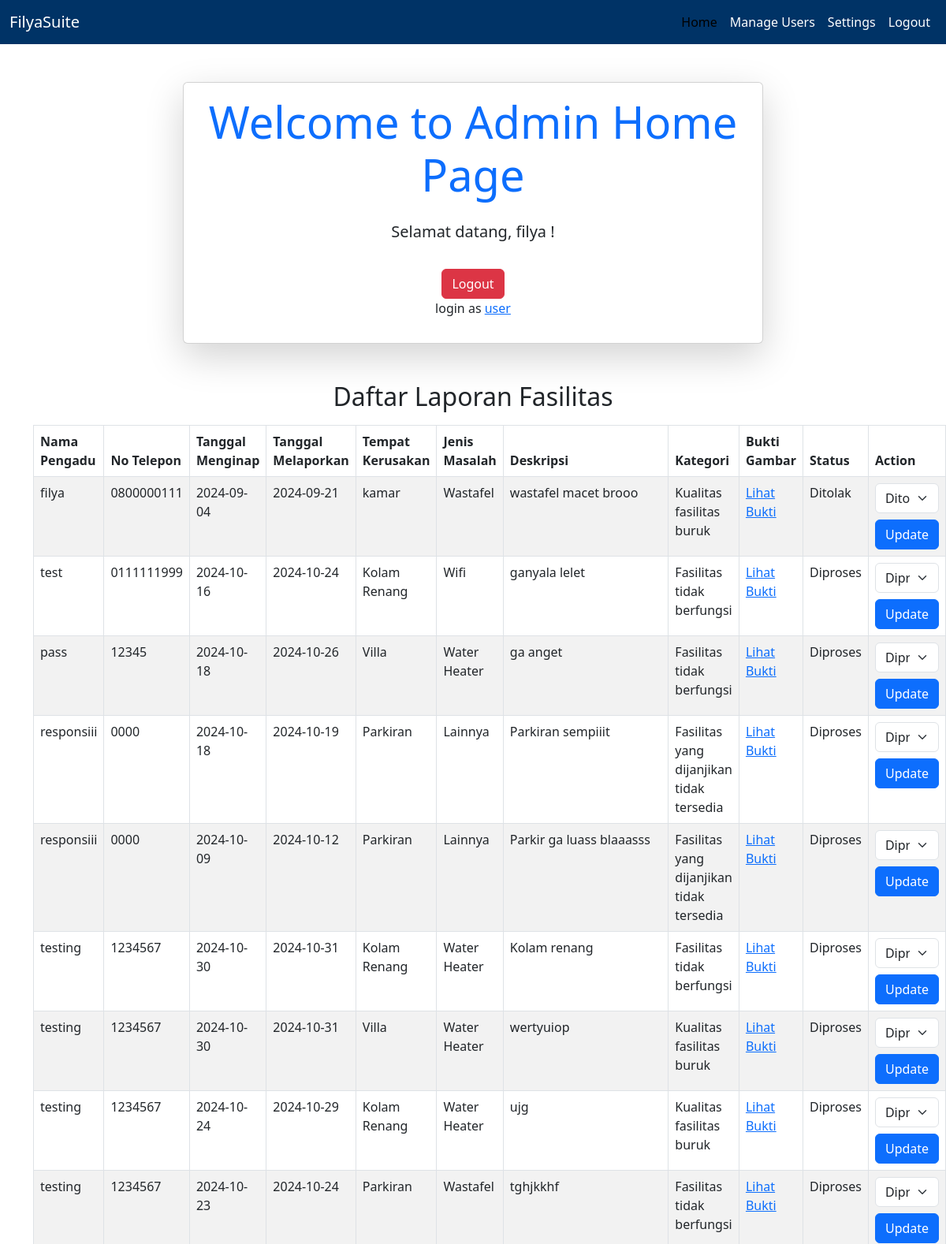
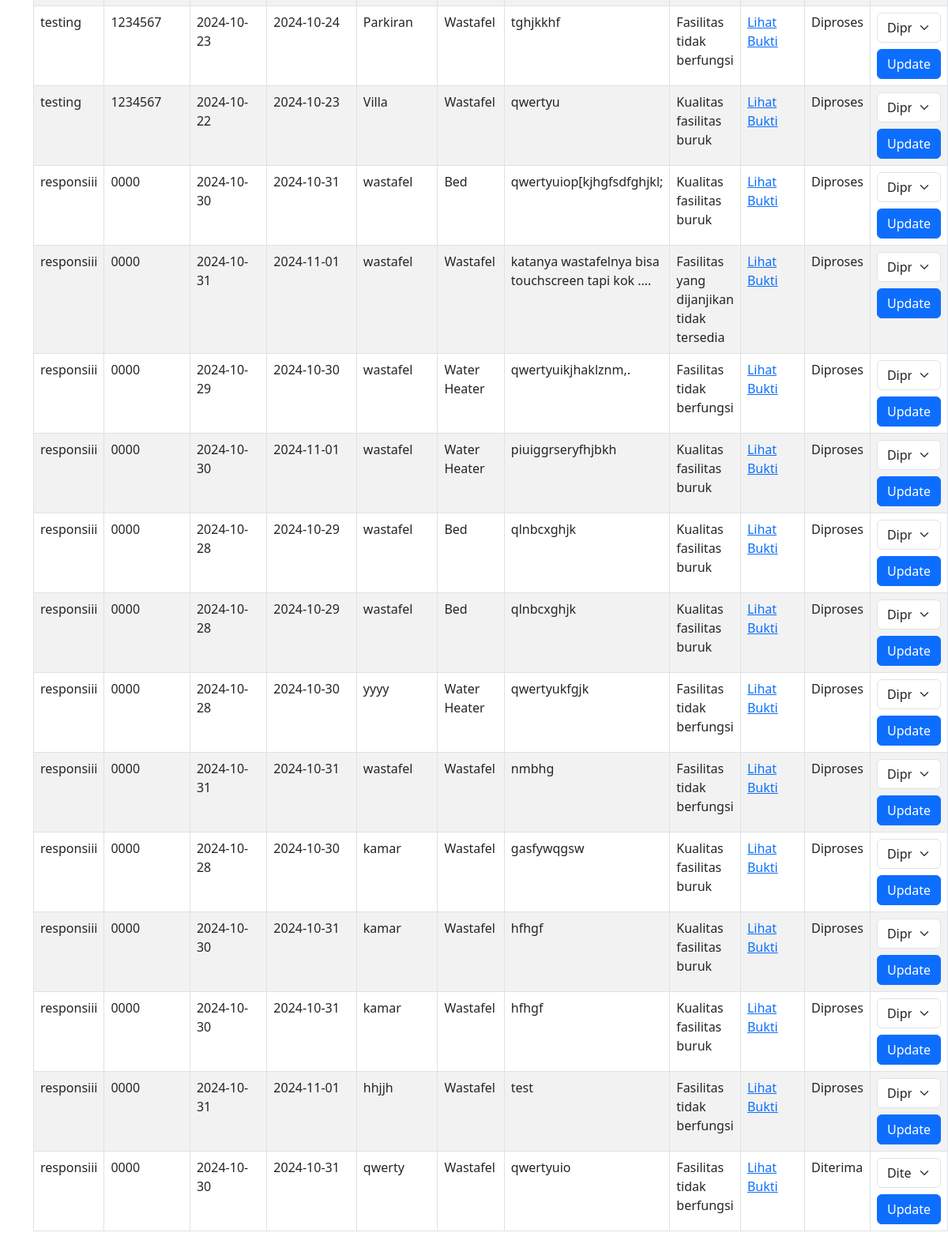
The page /adminhome.php (signed in) on the database as committed earlier (2 pictures, top to bottom).
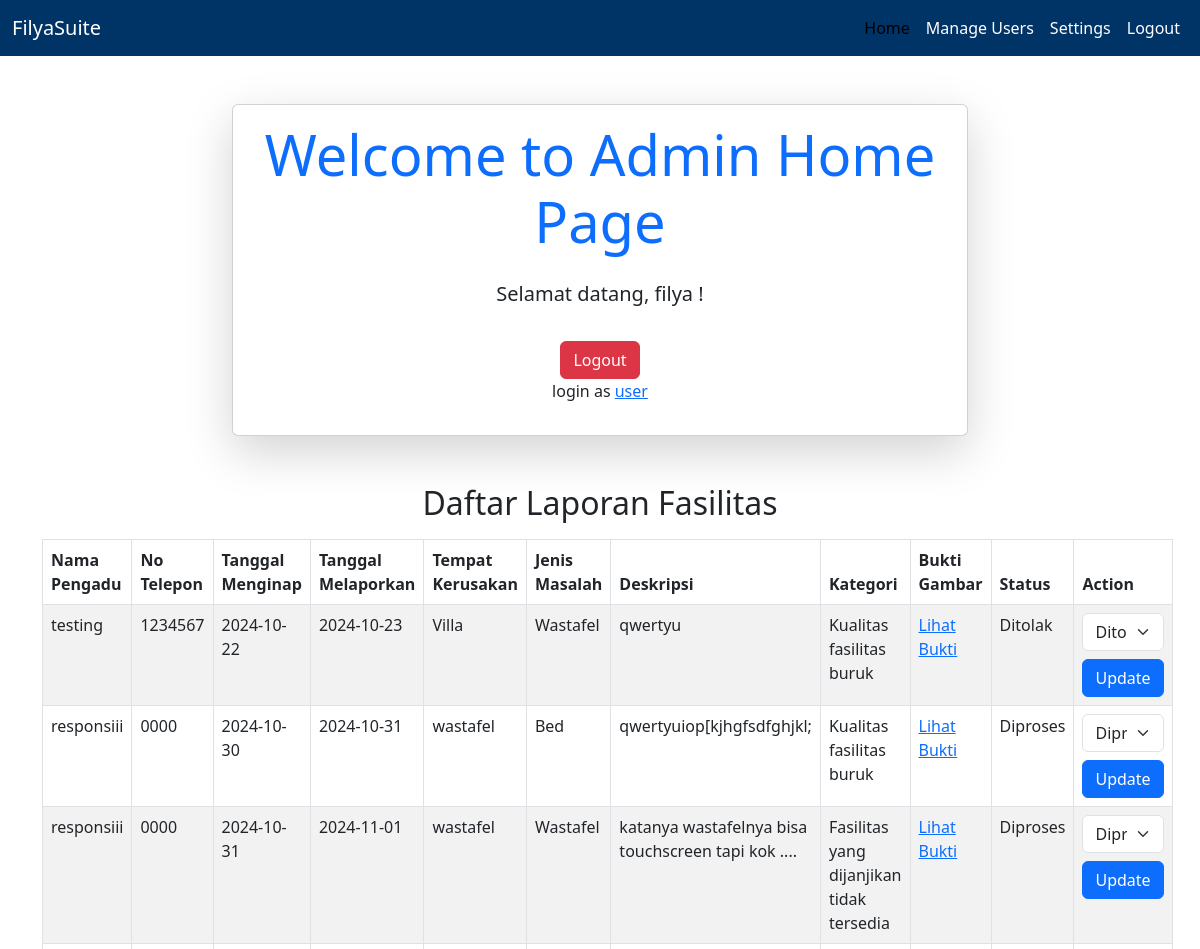
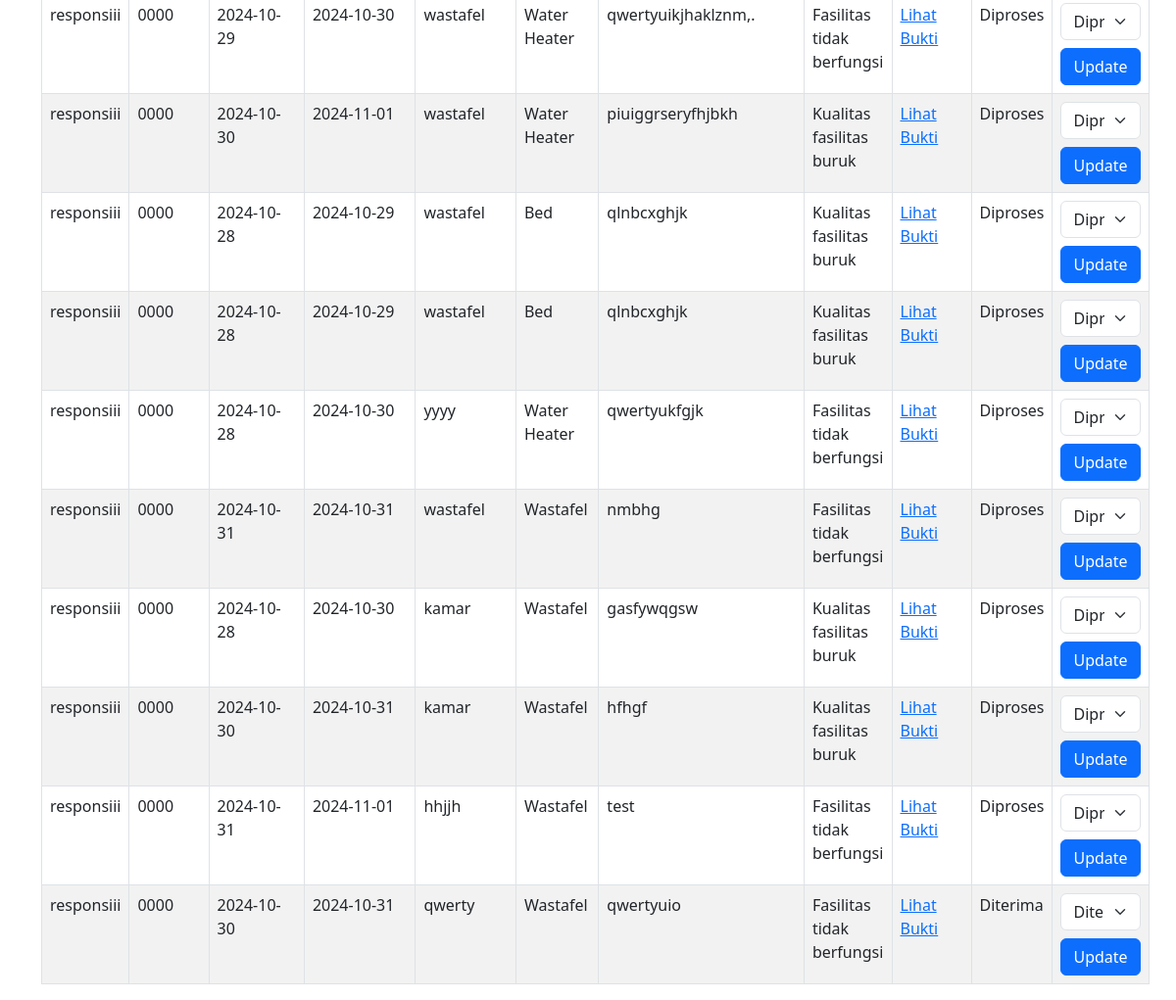
The same page on the database as committed later (2 pictures, top to bottom).
### tables this page shows
CREATE TABLE `fasilitas` (
  `nama_pengadu` varchar(255) NOT NULL,
  `no_telepon_pengadu` varchar(15) NOT NULL,
  `tanggal_menginap` date NOT NULL,
  `tanggal_melaporkan` date NOT NULL,
  `tempat_kerusakan` text NOT NULL,
  `jenis_masalah` enum('Wifi','Air Conditioner','Water Heater','Wastafel','Bed','Lainnya') NOT NULL,
  `deskripsi_masalah_fasilitas` text NOT NULL,
  `pilih_kategori_fasilitas` enum('Fasilitas yang dijanjikan tidak tersedia','Fasilitas tidak berfungsi','Kualitas fasilitas buruk','Lainnya') NOT NULL,
  `bukti_gambar` varchar(255) DEFAULT NULL,
  `id_pengaduan` int(11) NOT NULL,
  `status` enum('Diterima','Ditolak','Diproses') DEFAULT 'Diproses'
);

### adminhome.php (the view, shortened to what this page needs)
<?php
$servername = "localhost";
$username = "root";
$password = "";
$dbname = "filya_suite";
$conn = new mysqli($servername, $username, $password, $dbname);
$sql = "SELECT id_pengaduan, nama_pengadu, no_telepon_pengadu, tanggal_menginap, tanggal_melaporkan, tempat_kerusakan, jenis_masalah, deskripsi_masalah_fasilitas, pilih_kategori_fasilitas, bukti_gambar, status FROM fasilitas";
$result = $conn->query($sql);
?>
<!DOCTYPE html>
<html lang="en">
<head>
    <link href="https://cdn.jsdelivr.net/npm/bootstrap@5.3.0-alpha1/dist/css/bootstrap.min.css" rel="stylesheet">
</head>
<body>
<nav class="navbar navbar-expand-lg bg-dark-blue">
    <div class="container-fluid">
        <a class="navbar-brand" href="#">FilyaSuite</a>
        <div class="collapse navbar-collapse" id="navbarNav">
            <ul class="navbar-nav ms-auto">
                <li class="nav-item">
                    <a class="nav-link active" href="#">Home</a>
                </li>
                <li class="nav-item">
                    <a class="nav-link" href="#">Manage Users</a>
                </li>
                <li class="nav-item">
                    <a class="nav-link" href="#">Settings</a>
                </li>
                <li class="nav-item">
                    <a class="nav-link" href="login.php">Logout</a>
                </li>
            </ul>
        </div>
    </div>
</nav>
<div class="container mt-5">
    <div class="row justify-content-center">
        <div class="col-md-8">
            <div class="card shadow-lg">
                <div class="card-body text-center">
                    <h1 class="display-4 text-primary">Welcome to Admin Home Page</h1>
                    <p class="lead mt-4">Selamat datang, <?php echo htmlspecialchars($_SESSION["nama"]); ?>!</p>
                    <a href="login.php" class="btn btn-danger mt-3">Logout</a>
                    <p>login as <a href="userhome.php">user</a></p>
                </div>
            </div>
        </div>
    </div>
    <div class="mt-5">
        <h2 class="text-center">Daftar Laporan Fasilitas</h2>
        <table class="table table-bordered table-striped mt-3">
            <thead>
                <tr>
                    <th>Nama Pengadu</th>
                    <th>No Telepon</th>
                    <th>Tanggal Menginap</th>
                    <th>Tanggal Melaporkan</th>
                    <th>Tempat Kerusakan</th>
                    <th>Jenis Masalah</th>
                    <th>Deskripsi</th>
                    <th>Kategori</th>
                    <th>Bukti Gambar</th>
                    <th>Status</th>
                    <th class = ps-6>Action</th>
                </tr>
            </thead>
            <tbody>
                <?php
                if ($result->num_rows > 0) {
                    while ($row = $result->fetch_assoc()) {
                        echo "<tr>";
                        echo "<td>" . htmlspecialchars($row['nama_pengadu']) . "</td>";
                        echo "<td>" . htmlspecialchars($row['no_telepon_pengadu']) . "</td>";
                        echo "<td>" . htmlspecialchars($row['tanggal_menginap']) . "</td>";
                        echo "<td>" . htmlspecialchars($row['tanggal_melaporkan']) . "</td>";
                        echo "<td>" . htmlspecialchars($row['tempat_kerusakan']) . "</td>";
                        echo "<td>" . htmlspecialchars($row['jenis_masalah']) . "</td>";
                        echo "<td>" . htmlspecialchars($row['deskripsi_masalah_fasilitas']) . "</td>";
                        echo "<td>" . htmlspecialchars($row['pilih_kategori_fasilitas']) . "</td>";
                        echo "<td><a href='" . htmlspecialchars($row['bukti_gambar']) . "' target='_blank'>Lihat Bukti</a></td>";
                        echo "<td>" . htmlspecialchars($row['status']) . "</td>";
                        echo "<td>
                                <form method='POST' action=''>
                                    <input type='hidden' name='id_pengaduan' value='" . htmlspecialchars($row['id_pengaduan']) . "'>
                                    <select name='status' class='form-select'>
                                        <option value='Diterima'" . ($row['status'] == 'Diterima' ? ' selected' : '') . ">Diterima</option>
                                        <option value='Ditolak'" . ($row['status'] == 'Ditolak' ? ' selected' : '') . ">Ditolak</option>
                                        <option value='Diproses'" . ($row['status'] == 'Diproses' ? ' selected' : '') . ">Diproses</option>
                                    </select>
                                    <button type='submit' name='update_status' class='btn btn-primary mt-2'>Update</button>
                                </form>
                              </td>";
                        echo "</tr>";
                    }
                } else {
                    echo "<tr><td colspan='10' class='text-center'>Tidak ada laporan yang ditemukan.</td></tr>";
                }
                ?>
            </tbody>
        </table>
    </div>
</div>
</body>
</html>

Rows that differ between the two databases and show on the page:
removed fasilitas: nama_pengadu "filya", no_telepon_pengadu "0800000111", tanggal_menginap "2024-09-04", tanggal_melaporkan "2024-09-21", tempat_kerusakan "kamar", jenis_masalah "Wastafel", deskripsi_masalah_fasilitas "wastafel macet brooo", pilih_kategori_fasilitas "Kualitas fasilitas buruk", status "Ditolak"
removed fasilitas: nama_pengadu "test", no_telepon_pengadu "0111111999", tanggal_menginap "2024-10-16", tanggal_melaporkan "2024-10-24", tempat_kerusakan "Kolam Renang", jenis_masalah "Wifi", deskripsi_masalah_fasilitas "ganyala lelet", pilih_kategori_fasilitas "Fasilitas tidak berfungsi", status "Diproses"
removed fasilitas: nama_pengadu "pass", no_telepon_pengadu "12345", tanggal_menginap "2024-10-18", tanggal_melaporkan "2024-10-26", tempat_kerusakan "Villa", jenis_masalah "Water Heater", deskripsi_masalah_fasilitas "ga anget", pilih_kategori_fasilitas "Fasilitas tidak berfungsi", status "Diproses"
removed fasilitas: nama_pengadu "responsiii", no_telepon_pengadu "0000", tanggal_menginap "2024-10-18", tanggal_melaporkan "2024-10-19", tempat_kerusakan "Parkiran", jenis_masalah "Lainnya", deskripsi_masalah_fasilitas "Parkiran sempiiit", pilih_kategori_fasilitas "Fasilitas yang dijanjikan tidak tersedia", status "Diproses"
removed fasilitas: nama_pengadu "responsiii", no_telepon_pengadu "0000", tanggal_menginap "2024-10-09", tanggal_melaporkan "2024-10-12", tempat_kerusakan "Parkiran", jenis_masalah "Lainnya", deskripsi_masalah_fasilitas "Parkir ga luass blaaasss", pilih_kategori_fasilitas "Fasilitas yang dijanjikan tidak tersedia", status "Diproses"
removed fasilitas: nama_pengadu "testing", no_telepon_pengadu "1234567", tanggal_menginap "2024-10-30", tanggal_melaporkan "2024-10-31", tempat_kerusakan "Kolam Renang", jenis_masalah "Water Heater", deskripsi_masalah_fasilitas "Kolam renang", pilih_kategori_fasilitas "Fasilitas tidak berfungsi", status "Diproses"
removed fasilitas: nama_pengadu "testing", no_telepon_pengadu "1234567", tanggal_menginap "2024-10-30", tanggal_melaporkan "2024-10-31", tempat_kerusakan "Villa", jenis_masalah "Water Heater", deskripsi_masalah_fasilitas "wertyuiop", pilih_kategori_fasilitas "Kualitas fasilitas buruk", status "Diproses"
removed fasilitas: nama_pengadu "testing", no_telepon_pengadu "1234567", tanggal_menginap "2024-10-24", tanggal_melaporkan "2024-10-29", tempat_kerusakan "Kolam Renang", jenis_masalah "Water Heater", deskripsi_masalah_fasilitas "ujg", pilih_kategori_fasilitas "Kualitas fasilitas buruk", status "Diproses"
removed fasilitas: nama_pengadu "testing", no_telepon_pengadu "1234567", tanggal_menginap "2024-10-23", tanggal_melaporkan "2024-10-24", tempat_kerusakan "Parkiran", jenis_masalah "Wastafel", deskripsi_masalah_fasilitas "tghjkkhf", pilih_kategori_fasilitas "Fasilitas tidak berfungsi", status "Diproses"
removed fasilitas: nama_pengadu "testing", no_telepon_pengadu "1234567", tanggal_menginap "2024-10-23", tanggal_melaporkan "2024-10-24", tempat_kerusakan "Parkiran", jenis_masalah "Wastafel", deskripsi_masalah_fasilitas "tghjkkhf", pilih_kategori_fasilitas "Fasilitas tidak berfungsi", status "Diproses"
removed fasilitas: nama_pengadu "responsiii", no_telepon_pengadu "0000", tanggal_menginap "2024-10-30", tanggal_melaporkan "2024-10-31", tempat_kerusakan "kamar", jenis_masalah "Wastafel", deskripsi_masalah_fasilitas "hfhgf", pilih_kategori_fasilitas "Kualitas fasilitas buruk", status "Diproses"
changed fasilitas "testing": status "Diproses" → "Ditolak"
